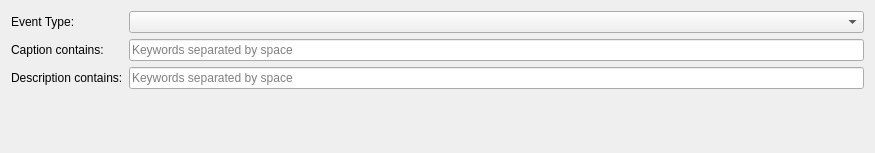
<?xml version="1.0" encoding="UTF-8"?>
<ui version="4.0">
 <class>AnalyticsSdkEventWidget</class>
 <widget class="QWidget" name="AnalyticsSdkEventWidget">
  <property name="geometry">
   <rect>
    <x>0</x>
    <y>0</y>
    <width>875</width>
    <height>153</height>
   </rect>
  </property>
  <property name="windowTitle">
   <string/>
  </property>
  <layout class="QVBoxLayout" name="verticalLayout">
   <item>
    <layout class="QGridLayout" name="gridLayout">
     <item row="1" column="1">
      <widget class="QLineEdit" name="captionEdit">
       <property name="placeholderText">
        <string>Keywords separated by space</string>
       </property>
      </widget>
     </item>
     <item row="1" column="0">
      <widget class="QLabel" name="captionLabel">
       <property name="text">
        <string>Caption contains:</string>
       </property>
      </widget>
     </item>
     <item row="2" column="1">
      <widget class="QLineEdit" name="descriptionEdit">
       <property name="placeholderText">
        <string>Keywords separated by space</string>
       </property>
      </widget>
     </item>
     <item row="2" column="0">
      <widget class="QLabel" name="descriptionLabel">
       <property name="text">
        <string>Description contains:</string>
       </property>
      </widget>
     </item>
     <item row="0" column="1">
      <widget class="QComboBox" name="sdkEventTypeComboBox"/>
     </item>
     <item row="0" column="0">
      <widget class="QLabel" name="sdkEventTypeLabel">
       <property name="text">
        <string>Event Type:</string>
       </property>
      </widget>
     </item>
    </layout>
   </item>
   <item>
    <widget class="QnWordWrappedLabel" name="hintLabel" native="true"/>
   </item>
  </layout>
 </widget>
 <customwidgets>
  <customwidget>
   <class>QnWordWrappedLabel</class>
   <extends>QWidget</extends>
   <header location="global">ui/widgets/word_wrapped_label.h</header>
   <container>1</container>
  </customwidget>
 </customwidgets>
 <resources/>
 <connections/>
</ui>
